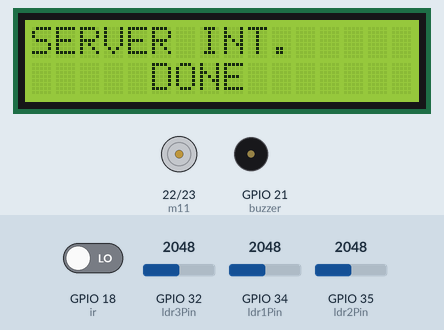
Bench run of a sketch on a simulated ESP32. Parts: 16×2 character LCD, motor-driver pin pairs drawn as motors (green arrow = first pin HIGH = forward, orange = second pin HIGH = backward, longer = more drive), buzzer (waves = sounding, pin HIGH). The test bench sets the inputs (shaded band); at power-on: GPIO 18 (ir) LOW, GPIO 32 (ldr3Pin) = 2048, GPIO 34 (ldr1Pin) = 2048, GPIO 35 (ldr2Pin) = 2048. WiFi joins after 1.5 s; servers stay silent unless stated; uploads are accepted with an empty reply; what the sketch prints to the serial monitor is not drawn.

Above: at 9.6 s.
At 14.0 s:
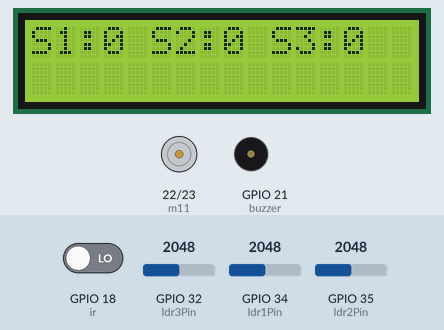
14.1 s: GPIO 18 (ir) driven HIGH
At 15.1 s:
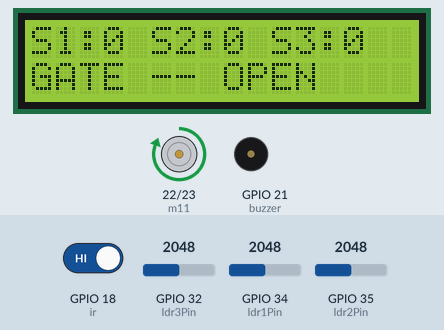
21.5 s: GPIO 32 (ldr3Pin) set to 960
At 29.5 s:
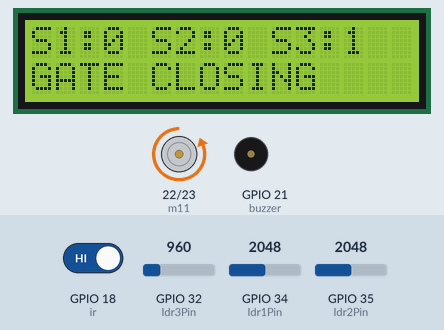
Timing chart, 0 to 29.9 s (numbered marks = the images above; inputs shaded):
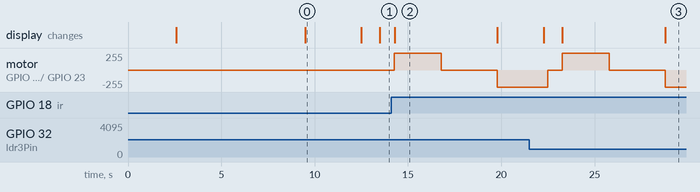

The sketch:

car_parking_3_slots_srys.ino
```cpp
#include <WiFi.h>
#include <HTTPClient.h>
#include <LiquidCrystal.h>
#include <String.h>

int count1 = 0;                                          // count = 0
char input[12];

LiquidCrystal lcd (15,2,4,16,17,5);

#define ldr1Pin 34
#define ldr2Pin 35
#define ldr3Pin 32
#define ldr4Pin 33
#define ir 18
#define m11 22
#define m12 23
#define buzzer 21


void send2server (String linkk);


// WiFi parameters to be configured
const char* ssid = "project12"; // Hoofdlettergevoelig
const char* password = "project123456"; // Hoofdlettergevoelig

String a1 = "http://sms.scubedigi.com/api.php?username=Mydreamacd&password=Mydre@m123&to=9652490222&from=MYDREM&message=";
String msg = "\0";
String updat = "http://projectsiot.xyz/IoTProjects/CarBooking/carbslot1.php?a=";
String gett = "http://projectsiot.xyz/IoTProjects/CarBooking/carslotup.php";
String rs = "\0";

char v1 = '\0';
char v2 = '\0';
char v3 = '\0';

char s1 = '\0';
char s2 = '\0';
char s3 = '\0';

int flag1 = 30000;
int flag2 = 30000;
int flag3 = 30000;

int ldr1  = 0;
int ldr2  = 0;
int ldr3 = 0;


String L1 = "N";
String L2 = "N";
String L0 = "N";

void beep ()
{
  digitalWrite(buzzer,HIGH);
  delay(1000);
  digitalWrite(buzzer,LOW);
  delay(100);
}

void forward ()
{
  digitalWrite(m11,HIGH);
  digitalWrite(m12,LOW);
}
void backward ()
{
  digitalWrite(m12,HIGH);
  digitalWrite(m11,LOW);
}

void stopp ()
{
  digitalWrite(m12,LOW);
  digitalWrite(m11,LOW);
}


void setup() {
  Serial.begin(9600);
  Serial.println("power up");


lcd.begin(16, 2);
  lcd.clear();
  lcd.setCursor(0, 0);
  lcd.print("ADVANCED PARKING");
  lcd.setCursor( 0, 1);
  lcd.print("PARKING SYSTEM     ");
  delay(2500);

   pinMode(ldr1Pin,INPUT);
          pinMode(ldr2Pin,INPUT);
          pinMode(ldr3Pin,INPUT);
          pinMode(ldr4Pin,INPUT);
          pinMode(ir,INPUT);
          pinMode(buzzer,OUTPUT);
          pinMode(m11,OUTPUT);
          pinMode(m12,OUTPUT);


lcd.clear();
lcd.setCursor(0,0);
        lcd.print("CONNECTING--TO");
        lcd.setCursor( 2,1);
         lcd.print(ssid);
         delay(100);

Serial.print("Bezig met verbinden");
  WiFi.begin(ssid, password); // Connect to WiFi

  // while wifi not connected yet, print '.'
  // then after it connected, get out of the loop
  while (WiFi.status() != WL_CONNECTED) {
     delay(500);
     Serial.print(".");
  }

  // Verbonden.
  Serial.println("OK!");

  // Access Point (SSID).
  Serial.print("SSID: ");
  Serial.println(WiFi.SSID());

  // IP adres.
  Serial.print("IP: ");
  Serial.println(WiFi.localIP());
Serial.println("state---------------1");
  // Signaalsterkte.
  long rssi = WiFi.RSSI();
  Serial.print("Signaal sterkte (RSSI): ");
  Serial.print(rssi);
  Serial.println(" dBm");
  Serial.println("");


Serial.print("A = "); Serial.println(updat+"0&b=0&c=0&d=0");


if(WiFi.status()== WL_CONNECTED){ //Check WiFi connection status

    HTTPClient http; //Declare an object of class HTTPClient

  http.begin(updat+"0&b=0&c=0&d=0");

int httpCode = http.GET(); //Send the request
    if (httpCode > 0) { //Check the returning code
      String payload = http.getString(); //Get the request response payload
      Serial.println(payload); //Print the response payload
    }
    http.end(); //Close connection

delay(5000);

  lcd.setCursor(0, 0);
  lcd.print("SERVER INT.       ");
  lcd.setCursor( 0, 1);
  lcd.print("     DONE     ");
delay(3000);

}

lcd.clear ();

lcd.setCursor(0,0);
lcd.print("S1:");
lcd.setCursor(5,0);
lcd.print("S2:");
lcd.setCursor(10,0);
lcd.print("S3:");


lcd.setCursor(3,0);
lcd.print("0");
lcd.setCursor(8,0);
lcd.print("0");
lcd.setCursor(13,0);
lcd.print("0");

  lcd.setCursor(0,1);
  lcd.print("GATE -- CLOSE    ");
  delay(200);

}


void loop()
{
/*
flag1++;
flag2++;
flag3++;

if(WiFi.status()== WL_CONNECTED){ //Check WiFi connection status

    HTTPClient http; //Declare an object of class HTTPClient
 http.begin(gett);

int httpCode = http.GET(); //Send the request
    if (httpCode > 0) { //Check the returning code
      String payload = http.getString(); //Get the request response payload
      Serial.println("PAYLOAD="+payload); //Print the response payload


Serial.println(payload[payload.indexOf("sts0")+7]);
Serial.println(payload[payload.indexOf("sts1")+7]);
Serial.println(payload[payload.indexOf("sts2")+7]);

 v1 = payload[payload.indexOf("sts0")+7];
 v2 = payload[payload.indexOf("sts1")+7];
 v3 = payload[payload.indexOf("sts2")+7];

Serial.println("v1="+String(v1));
Serial.println("v2="+String(v2));
Serial.println("v3="+String(v3));

/*
lcd.setCursor(3,0);
lcd.print("0");
lcd.setCursor(8,0);
lcd.print("0");
lcd.setCursor(13,0);
lcd.print("0");

lcd.setCursor(3,1);
lcd.print("0");
lcd.setCursor(9,1);
lcd.print("0");

*/
/*
if (v1 == 'Y')
{
  //v= '0';
  Serial.println("slot-1 booked from server");
flag1 = 0;
v1 = '1';
lcd.setCursor(3,0);
lcd.print("1");
delay(100);
rs = updat + v1 + "&b=" + v2 + "&c=" + v3;
send2server (rs);
msg = a1 + "SLOT-1%20BOOKED";
//send2server (msg);
send2server (gett);
}
else
{
  flag1 = 500;
}
if (v2 == 'Y')
{
  Serial.println("SLOT-2 BOOKED FROM SERVER");
//v = '0';
flag2 = 0;
lcd.setCursor(8,0);
lcd.print("1");
delay(100);
v2='1';
 rs = updat + v1 + "&b=" + v2 + "&c=" + v3;
send2server (rs);
msg = a1 + "SLOT-2%20BOOKED";
//send2server (msg);
send2server (gett);
}
else
{
  flag2 = 500;
}
if (v3 == 'Y')
{
  Serial.println("slot - 3 booked form server");
//v = '0';
flag3 = 0;
lcd.setCursor(13,0);
lcd.print("1");
delay(100);
v3 = '1';
 rs = updat + v1 + "&b=" + v2 + "&c=" + v3;
send2server (rs);
msg = a1 + "SLOT-3%20BOOKED";
//send2server (msg);
send2server (gett);
}
else
{
  flag3 = 500;
}


    http.end(); //Close connection

delay(500);
}
}
*/

ldr1 = analogRead(ldr1Pin);
ldr2 = analogRead(ldr2Pin);
ldr3 = analogRead(ldr3Pin);

Serial.println("ldr1 = "+String(ldr1));
Serial.println("ldr2 = "+String(ldr2));
Serial.println("ldr3 = "+String(ldr3));

if(ldr1 < 1000)
{
  if (v1 == '0')
{
  Serial.println("s1 - 1");
 s1 = '1';
 v1 = '1';

}
}
else
{
  if (flag1 > 100)
  {
 Serial.println("s1 - 0");
 s1 = '0';
 v1 = '0';

  }
}
if(ldr2 < 600)
{
  if (v2 == '0')
{
  Serial.println("s2 - 1");
 s2 = '1';
 v2 = '1';

}
}
else
{
  if (flag2 > 100)
  {
 Serial.println("s2 - 0");
 s2 = '0';
 v2 = '0';

  }
}
if(ldr3 < 1000)
{
  if (v3 == '0')
{
  Serial.println("s3 - 1");
 s3 = '1';
 v3 = '1';
}
}
else
{
  if (flag3 > 100)
  {
 Serial.println("s3 - 0");
 s3 = '0';
 v3 = '0';

  }
}
rs = updat + v1 + "&b=" + v2 + "&c=" + v3;
send2server (rs);


lcd.clear ();
lcd.setCursor(0,0);
lcd.print("S1:");
lcd.setCursor(5,0);
lcd.print("S2:");
lcd.setCursor(10,0);
lcd.print("S3:");


lcd.setCursor(3,0);
lcd.print(v1);
lcd.setCursor(8,0);
lcd.print(v2);
lcd.setCursor(13,0);
lcd.print(v3);
//////////////////////////////
if (digitalRead(ir)==HIGH)
{


  Serial.println("ir detected...........");
if((v1=='0')||(v2=='0')||(v3=='0'))
{
  Serial.println("gate opening");
  lcd.setCursor(0,1);
  lcd.print("GATE OPENING    ");
  forward ();
  lcd.setCursor(0,1);
  lcd.print("GATE -- OPEN    ");
  delay(2500);
  stopp ();
  delay(3000);
  lcd.setCursor(0,1);
  lcd.print("GATE CLOSING    ");
  backward ();
  delay(2500);
  lcd.setCursor(0,1);
  lcd.print("GATE -- CLOSE    ");
  delay(200);
  stopp ();
}
else
{
  Serial.println("all slots full");

  lcd.setCursor(0,1);
  lcd.print("ALL SLOTS FULL       ");
  beep ();
  delay(2000);
}
}

} // LOOP

void send2server (String linkk)
{
Serial.print("rs = "); Serial.println(linkk);
if(WiFi.status()== WL_CONNECTED){ //Check WiFi connection status

    HTTPClient http; //Declare an object of class HTTPClient
 http.begin(linkk);

int httpCode = http.GET(); //Send the request
    if (httpCode > 0) { //Check the returning code
      String payload = http.getString(); //Get the request response payload
      Serial.println(payload); //Print the response payload
    }
    http.end(); //Close connection

delay(500);
}
}
void sendsms (String link)
{
Serial.print("msg = "); Serial.println(link);
if(WiFi.status()== WL_CONNECTED){ //Check WiFi connection status

    HTTPClient http; //Declare an object of class HTTPClient
 http.begin(link);

int httpCode = http.GET(); //Send the request
    if (httpCode > 0) { //Check the returning code
      String payload = http.getString(); //Get the request response payload
      Serial.println(payload); //Print the response payload
    }
    http.end(); //Close connection

delay(500);
}
}
void lcdstring (int a, int b, String data)
{
  lcd.setCursor(a,b);
  lcd.print(data);
}
```

Measured:
- after the input at 14.1 s, motor on GPIO 22 (m11) / GPIO 23 (m12): stopped → forward 255/255 after 0.18 s, → stopped 2.5 s later, → backward 255/255 3.0 s later; the display: changes after 0.18 s (image 2)
- what the display in image 0 shows lasts 3.0 s, from 9.5 s to 12.5 s
- what the display in image 2 shows lasts 5.5 s, from 14.3 s to 19.8 s
